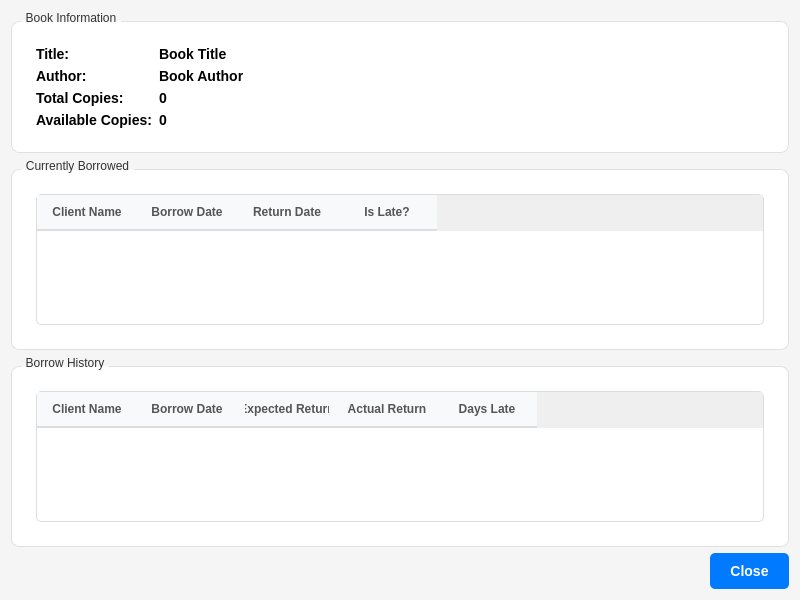
<?xml version="1.0" encoding="UTF-8"?>

<ui version="4.0">
    <class>BookDetailDialog</class>
    <widget class="QDialog" name="BookDetailDialog">
        <property name="geometry">
            <rect>
                <x>0</x>
                <y>0</y>
                <width>800</width>
                <height>600</height>
            </rect>
        </property>
        <property name="windowTitle">
            <string>Book Details</string>
        </property>
        <property name="styleSheet">
            <string>QDialog {
                background-color: #f5f5f5;
                font-family: 'Segoe UI', Arial, sans-serif;
                }

                QLabel {
                font-size: 14px;
                font-weight: bold;
                color: #000;
                }

                QTableWidget {
                background-color: white;
                border: 1px solid #ddd;
                border-radius: 5px;
                gridline-color: #e0e0e0;
                color: #000;
                }

                QTableWidget::item {
                padding: 8px;
                border-bottom: 1px solid #e0e0e0;
                color: #000;
                }

                QTableWidget::item:selected {
                background-color: #e3f2fd;
                }

                QHeaderView::section {
                background-color: #f8f9fa;
                padding: 8px;
                border: none;
                font-weight: bold;
                color: #555;
                border-bottom: 2px solid #ddd;
                }

                QHeaderView::section:last {
                border-right: none;
                }

                QGroupBox {
                border: 1px solid #e0e0e0;
                border-radius: 8px;
                margin-top: 10px;
                padding: 15px;
                background-color: #ffffff;
                }

                QGroupBox::title {
                subcontrol-origin: margin;
                subcontrol-position: top left;
                padding: 0 3px;
                left: 10px;
                font-size: 16px;
                font-weight: bold;
                color: #333;
                }

                QPushButton {
                background-color: #007bff;
                color: white;
                border: none;
                padding: 10px 20px;
                border-radius: 5px;
                font-size: 14px;
                font-weight: bold;
                }
                QPushButton:hover {
                background-color: #0056b3;
                }
                QPushButton:pressed {
                background-color: #004085;
                }</string>
        </property>
        <layout class="QVBoxLayout" name="verticalLayout">
            <item>
                <widget class="QGroupBox" name="infoGroupBox">
                    <property name="title">
                        <string>Book Information</string>
                    </property>
                    <layout class="QFormLayout" name="formLayout">
                        <property name="labelAlignment">
                            <set>Qt::AlignLeading|Qt::AlignLeft|Qt::AlignVCenter</set>
                        </property>
                        <item row="0" column="0">
                            <widget class="QLabel" name="titleLabel_2">
                                <property name="text">
                                    <string>Title:</string>
                                </property>
                            </widget>
                        </item>
                        <item row="0" column="1">
                            <widget class="QLabel" name="titleLabel">
                                <property name="text">
                                    <string>Book Title</string>
                                </property>
                            </widget>
                        </item>
                        <item row="1" column="0">
                            <widget class="QLabel" name="authorLabel_2">
                                <property name="text">
                                    <string>Author:</string>
                                </property>
                            </widget>
                        </item>
                        <item row="1" column="1">
                            <widget class="QLabel" name="authorLabel">
                                <property name="text">
                                    <string>Book Author</string>
                                </property>
                            </widget>
                        </item>
                        <item row="2" column="0">
                            <widget class="QLabel" name="totalCopiesLabel_2">
                                <property name="text">
                                    <string>Total Copies:</string>
                                </property>
                            </widget>
                        </item>
                        <item row="2" column="1">
                            <widget class="QLabel" name="totalCopiesLabel">
                                <property name="text">
                                    <string>0</string>
                                </property>
                            </widget>
                        </item>
                        <item row="3" column="0">
                            <widget class="QLabel" name="availableCopiesLabel_2">
                                <property name="text">
                                    <string>Available Copies:</string>
                                </property>
                            </widget>
                        </item>
                        <item row="3" column="1">
                            <widget class="QLabel" name="availableCopiesLabel">
                                <property name="text">
                                    <string>0</string>
                                </property>
                            </widget>
                        </item>
                    </layout>
                </widget>
            </item>
            <item>
                <widget class="QGroupBox" name="currentBorrowsGroupBox">
                    <property name="title">
                        <string>Currently Borrowed</string>
                    </property>
                    <layout class="QVBoxLayout" name="verticalLayout_2">
                        <item>
                            <widget class="QTableWidget" name="currentBorrowsTable">
                                <property name="columnCount">
                                    <number>4</number>
                                </property>
                                <column>
                                    <property name="text">
                                        <string>Client Name</string>
                                    </property>
                                </column>
                                <column>
                                    <property name="text">
                                        <string>Borrow Date</string>
                                    </property>
                                </column>
                                <column>
                                    <property name="text">
                                        <string>Return Date</string>
                                    </property>
                                </column>
                                <column>
                                    <property name="text">
                                        <string>Is Late?</string>
                                    </property>
                                </column>
                            </widget>
                        </item>
                    </layout>
                </widget>
            </item>
            <item>
                <widget class="QGroupBox" name="historyGroupBox">
                    <property name="title">
                        <string>Borrow History</string>
                    </property>
                    <layout class="QVBoxLayout" name="verticalLayout_3">
                        <item>
                            <widget class="QTableWidget" name="historyTable">
                                <property name="columnCount">
                                    <number>5</number>
                                </property>
                                <column>
                                    <property name="text">
                                        <string>Client Name</string>
                                    </property>
                                </column>
                                <column>
                                    <property name="text">
                                        <string>Borrow Date</string>
                                    </property>
                                </column>
                                <column>
                                    <property name="text">
                                        <string>Expected Return</string>
                                    </property>
                                </column>
                                <column>
                                    <property name="text">
                                        <string>Actual Return</string>
                                    </property>
                                </column>
                                <column>
                                    <property name="text">
                                        <string>Days Late</string>
                                    </property>
                                </column>
                            </widget>
                        </item>
                    </layout>
                </widget>
            </item>
            <item>
                <widget class="QDialogButtonBox" name="buttonBox">
                    <property name="orientation">
                        <enum>Qt::Horizontal</enum>
                    </property>
                    <property name="standardButtons">
                        <set>QDialogButtonBox::Close</set>
                    </property>
                </widget>
            </item>
        </layout>
    </widget>
    <resources/>
    <connections>
        <connection>
            <sender>buttonBox</sender>
            <signal>accepted()</signal>
            <receiver>BookDetailDialog</receiver>
            <slot>accept()</slot>
            <hints>
                <hint type="sourcelabel">
                    <x>248</x>
                    <y>254</y>
                </hint>
                <hint type="destinationlabel">
                    <x>157</x>
                    <y>274</y>
                </hint>
            </hints>
        </connection>
        <connection>
            <sender>buttonBox</sender>
            <signal>rejected()</signal>
            <receiver>BookDetailDialog</receiver>
            <slot>reject()</slot>
            <hints>
                <hint type="sourcelabel">
                    <x>316</x>
                    <y>260</y>
                </hint>
                <hint type="destinationlabel">
                    <x>286</x>
                    <y>274</y>
                </hint>
            </hints>
        </connection>
    </connections>
</ui>
